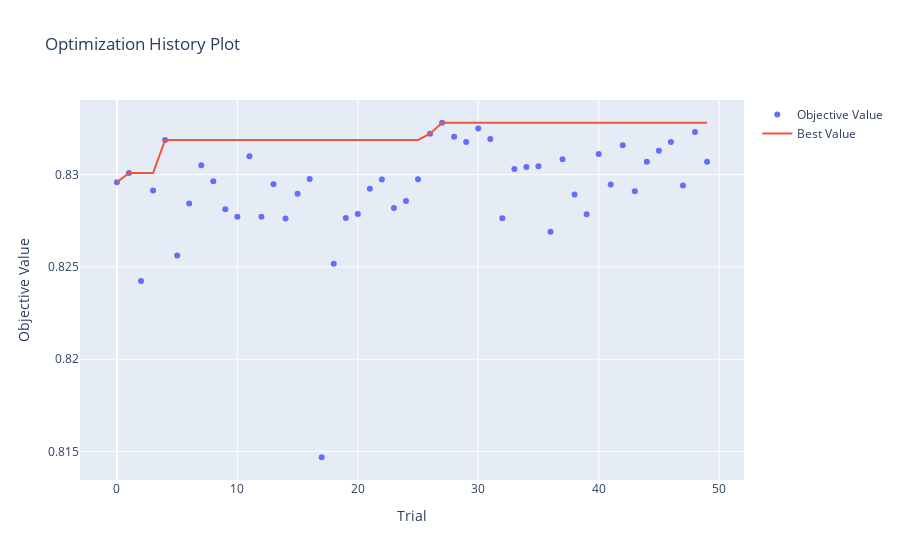
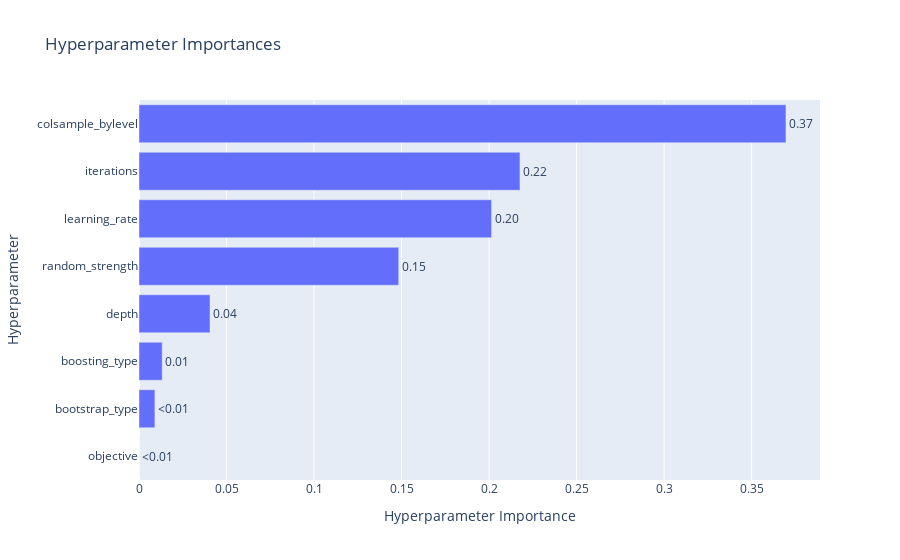

Notebook cell for these charts, in order:
### Code cell
print("--- Optimized CATBOOST ---")

# CatBoost Optuna
catboost_study = optuna.create_study(sampler=tpe_sampler, direction="maximize")
catboost_study.optimize(catboost_objective, n_trials, n_jobs=n_jobs)

# Display CatBoost results
print(f"AUC Score:\t{catboost_study.best_value}")
display(optuna.visualization.plot_optimization_history(catboost_study))
display(plot_param_importances(catboost_study))

### Figure 1 — Plotly figure (JSON) as saved in the notebook; plotly's stock layout.template omitted (floating-point values rounded to 4 significant figures)
{"data": [{"mode": "markers", "name": "Objective Value", "type": "scatter", "x": [0, 1, 2, 3, 4, 5, 6, 7, 8, 9, 10, 11, 12, 13, 14, 15, 16, 17, 18, 19, 20, 21, 22, 23, 24, 25, 26, 27, 28, 29, 30, 31, 32, 33, 34, 35, 36, 37, 38, 39, 40, 41, 42, 43, 44, 45, 46, 47, 48, 49], "y": [0.8296, 0.8301, 0.8242, 0.8291, 0.8319, 0.8256, 0.8284, 0.8305, 0.8296, 0.8281, 0.8277, 0.831, 0.8277, 0.8295, 0.8276, 0.829, 0.8298, 0.8147, 0.8252, 0.8277, 0.8279, 0.8292, 0.8297, 0.8282, 0.8286, 0.8298, 0.8322, 0.8328, 0.8321, 0.8318, 0.8325, 0.8319, 0.8276, 0.8303, 0.8304, 0.8305, 0.8269, 0.8308, 0.8289, 0.8279, 0.8311, 0.8295, 0.8316, 0.8291, 0.8307, 0.8313, 0.8318, 0.8294, 0.8323, 0.8307]}, {"mode": "lines", "name": "Best Value", "type": "scatter", "x": [0, 1, 2, 3, 4, 5, 6, 7, 8, 9, 10, 11, 12, 13, 14, 15, 16, 17, 18, 19, 20, 21, 22, 23, 24, 25, 26, 27, 28, 29, 30, 31, 32, 33, 34, 35, 36, 37, 38, 39, 40, 41, 42, 43, 44, 45, 46, 47, 48, 49], "y": [0.8296, 0.8301, 0.8301, 0.8301, 0.8319, 0.8319, 0.8319, 0.8319, 0.8319, 0.8319, 0.8319, 0.8319, 0.8319, 0.8319, 0.8319, 0.8319, 0.8319, 0.8319, 0.8319, 0.8319, 0.8319, 0.8319, 0.8319, 0.8319, 0.8319, 0.8319, 0.8322, 0.8328, 0.8328, 0.8328, 0.8328, 0.8328, 0.8328, 0.8328, 0.8328, 0.8328, 0.8328, 0.8328, 0.8328, 0.8328, 0.8328, 0.8328, 0.8328, 0.8328, 0.8328, 0.8328, 0.8328, 0.8328, 0.8328, 0.8328]}, {"marker": {"color": "#cccccc"}, "mode": "markers", "name": "Infeasible Trial", "showlegend": false, "type": "scatter", "x": [], "y": []}], "layout": {"title": {"text": "Optimization History Plot"}, "xaxis": {"title": {"text": "Trial"}}, "yaxis": {"title": {"text": "Objective Value"}}}}

### Figure 2 — Plotly figure (JSON) as saved in the notebook; plotly's stock layout.template omitted (floating-point values rounded to 4 significant figures)
{"data": [{"cliponaxis": false, "hovertemplate": ["objective (CategoricalDistribution): 0.0<extra></extra>", "bootstrap_type (CategoricalDistribution): 0.009089999426507825<extra></extra>", "boosting_type (CategoricalDistribution): 0.01327077880592401<extra></extra>", "depth (IntDistribution): 0.040558305631317175<extra></extra>", "random_strength (IntDistribution): 0.14837488167088178<extra></extra>", "learning_rate (FloatDistribution): 0.20142868325794863<extra></extra>", "iterations (IntDistribution): 0.21766093078052107<extra></extra>", "colsample_bylevel (FloatDistribution): 0.36961642042689946<extra></extra>"], "name": "Objective Value", "orientation": "h", "text": ["<0.01", "<0.01", "0.01", "0.04", "0.15", "0.20", "0.22", "0.37"], "textposition": "outside", "type": "bar", "x": [0, 0.00909, 0.01327, 0.04056, 0.1484, 0.2014, 0.2177, 0.3696], "y": ["objective", "bootstrap_type", "boosting_type", "depth", "random_strength", "learning_rate", "iterations", "colsample_bylevel"]}], "layout": {"title": {"text": "Hyperparameter Importances"}, "xaxis": {"title": {"text": "Hyperparameter Importance"}}, "yaxis": {"title": {"text": "Hyperparameter"}}}}
